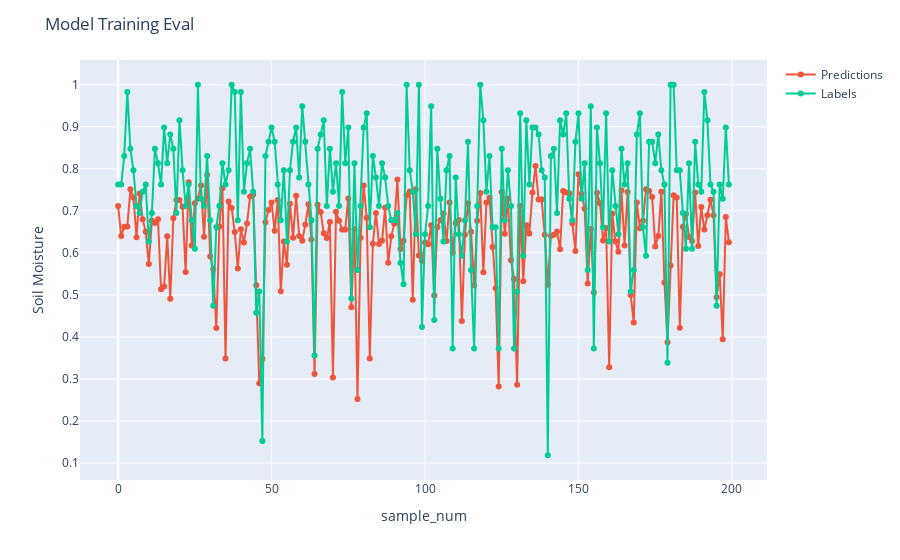

Source (notebook cell):
### Markdown cell above
#### Predictions Visualization

### Code cell
random_samples = 200
samples_idx = random.sample(range(1, len(predictions) + 1),random_samples)
pred_smp = [predictions[idx][0] for idx in samples_idx]
labels_smp = [y_test[idx] for idx in samples_idx]
fig = px.line()
fig.add_scatter(x=list(range(random_samples)), y = pred_smp, \
        mode = 'lines+markers', name = f"Predictions")
fig.add_scatter(x=list(range(random_samples)), y = labels_smp, \
        mode = 'lines+markers', name = f"Labels")
fig.update_layout(title='Model Training Eval', xaxis_title='sample_num', yaxis_title='Soil Moisture')

fig.show()

### Figure 1 — Plotly figure (JSON) as saved in the notebook; plotly's stock layout.template omitted (floating-point values rounded to 4 significant figures; data arrays with more than 128 entries replaced by an {"elided": "..."} marker saying what was removed)
{"data": [{"hovertemplate": "<extra></extra>", "legendgroup": "", "line": {"color": "#636efa", "dash": "solid"}, "marker": {"symbol": "circle"}, "mode": "lines", "name": "", "orientation": "v", "showlegend": false, "type": "scatter", "xaxis": "x", "yaxis": "y"}, {"mode": "lines+markers", "name": "Predictions", "type": "scatter", "x": {"elided": "200 int values"}, "y": {"elided": "200 float values"}}, {"mode": "lines+markers", "name": "Labels", "type": "scatter", "x": {"elided": "200 int values"}, "y": {"elided": "200 float values"}}], "layout": {"legend": {"tracegroupgap": 0}, "margin": {"t": 60}, "title": {"text": "Model Training Eval"}, "xaxis": {"anchor": "y", "domain": [0, 1], "title": {"text": "sample_num"}}, "yaxis": {"anchor": "x", "domain": [0, 1], "title": {"text": "Soil Moisture"}}}}
